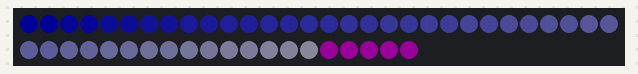
Simulated run of this sketch. Board: Arduino Uno, built with avr-gcc and run on an emulated ATmega328P. On the bench: 50 RGB LEDs in strip order, left to right, continuing on the next row. Dim RGB values are drawn brighter than linear.

Above: at 2.65 s.
At 5.77 s:
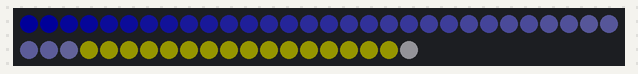
At 9.01 s:
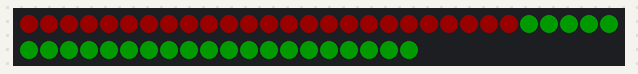
At 16.48 s:
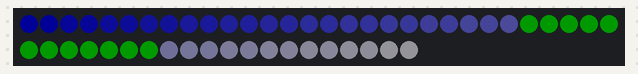
At 24.28 s:
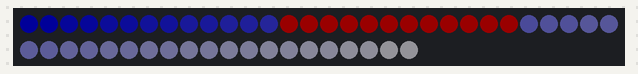
At 39.8 s:
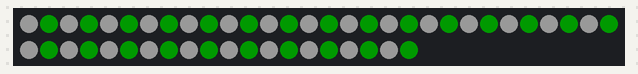

Measured:
- what the display in image 2 shows lasts 0.4 s, from 8.8 s to 9.2 s

The sketch:

LEDTest.ino
```cpp
#include "FastLED.h"

#define NUM_LEDS 50
#define DATA_PIN 6


#define PURPLE (CRGB(25,0,25))
#define GREEN (CRGB(0,25,0))
#define RED (CRGB(25,0,0))
#define YELLOW (CRGB(20,20,0))
#define ORANGE (CRGB(25, 10, 0))
#define DIMRED (CRGB(20,0,0))

//the above is how many ms is a sixteenth note
// BPM*4 = Sixteenths/min
// (BPM*4)/60000 = sixteenths/millisecond
// 60000/(BPM*4) = ms / sixteenths
// BPM for mad russian - 134
// 111.94, room for error? leap second?

unsigned long startTime;
float SIXTEENTH;

CRGB leds[NUM_LEDS];
CRGB gradient[NUM_LEDS];
CRGB rus[51];
int isOff = 0;


void setup() {
    SIXTEENTH = 111.94;

  for(int i=0;i<50;i+=2){
    rus[i] = RED;
    rus[i+1] = DIMRED;
  }
  rus[50] = RED;
	// sanity check delay - allows reprogramming if accidently blowing power w/leds
   	delay(2000);

    FastLED.addLeds<WS2811, DATA_PIN, RGB>(leds, NUM_LEDS);
    //fill_solid(leds, 50, CRGB(25,0,0));

    //Fill gradient array
//    double d;
//    for(int i=0; i<50;i++){
//      d = i/50.0;
//      gradient[i] = CRGB(25*d, 25*d, 25);
//    }
//    memcpy(leds, gradient, NUM_LEDS*sizeof(CRGB));
//
//
//    FastLED.show();
    delay(100);
}

void blink(int start, int num, CRGB color, unsigned long endTime){
  if(!color){
      memcpy(leds+start, gradient+start, num*sizeof(CRGB));
      FastLED.show();
     while(millis()-startTime<endTime){}
  }
  else{
    fill_solid(leds+start, num, color);
    FastLED.show();
    while(millis()-startTime<endTime){}
    memcpy(leds+start, gradient+start, num*sizeof(CRGB));
  }
}

void blinkgr(short left, unsigned long endTime){
    //assumption: num is even!
    if(left){
      fill_solid(leds, 25, CRGB(25, 0, 0));
      fill_solid(leds+25, 25, CRGB(0, 25, 0));
    }else{
      fill_solid(leds, 25, CRGB(0, 25, 0));
      fill_solid(leds+25, 25, CRGB(25, 0, 0));
    }
    FastLED.show();
    while(millis()-startTime<endTime){}
    memcpy(leds, gradient, 50*sizeof(CRGB));
}

void blinkgr2(short odd, CRGB color, unsigned long endTime){

  for(int i=0+odd; i<50; i+=2){
    leds[i] = color;
    leds[(i+1)%50] = CRGB(25,25,25);
  }
  FastLED.show();
  while(millis()-startTime<endTime){}
  memcpy(leds, gradient, 50*sizeof(CRGB));
}
void turnOff(){
  if(!isOff){
    for(int i=0; i<50; i++){
      leds[i] = CRGB(0,0,0);
    }
    FastLED.show();
    isOff=1;
  }
}
unsigned long nextBeat;


void loop() {
//  turnOff();
//  return;
   double d;
   for(int i=0; i<50;i++){
      d = i/50.0;
      gradient[i] = CRGB(25*d, 25*d, 25);
    }
    memcpy(leds, gradient, NUM_LEDS*sizeof(CRGB));

  startTime = millis();
  nextBeat = 0;


    measure1();
    measure2();
    measure3();
    measure4();

    //MEASURES 5-7 ARE SAME AS MEASURES 1-3

    measure1();
    measure2();
    measure3();

    measure8();
    measure9();
    measure10();
    measure11();measure11();
    measure12();
    measure13();
//    delay(1000);
    //BEGIN RUSSIAN CHRISTMAS
     SIXTEENTH = 107.142857; //speeding up! Also more error D:
    memcpy(gradient, rus, 50*sizeof(CRGB));

    measure14();
    measure15();
}


//below code is first pass, can be compactified
void measure1(){

  nextBeat += SIXTEENTH;
  blink(45, 5, PURPLE, nextBeat);

  nextBeat += SIXTEENTH;
  blink(45, 5, 0,nextBeat );

  nextBeat += SIXTEENTH;
  blink(45, 5, PURPLE, nextBeat );

  nextBeat += SIXTEENTH;
  blink(40, 5, PURPLE, nextBeat );

  //longer notes
  nextBeat += 2*SIXTEENTH;
  blink(45, 5, PURPLE, nextBeat );

  nextBeat += 2*SIXTEENTH;
  blink(40, 10, PURPLE, nextBeat );

  nextBeat += 2*SIXTEENTH;
  blink(30, 10, PURPLE, nextBeat );

  nextBeat += 2*SIXTEENTH;
  blink(20, 10, PURPLE, nextBeat );

  nextBeat += 2*SIXTEENTH;
  blink(10, 10, PURPLE, nextBeat );

  nextBeat += 2*SIXTEENTH;
  blinkgr(0, nextBeat );

}

void measure2(){
  //shorter notes

  nextBeat += SIXTEENTH;
  blink(35, 5, PURPLE, nextBeat);

  nextBeat += SIXTEENTH;
  blink(35, 5, 0,nextBeat );

  nextBeat += SIXTEENTH;
  blink(35, 5, PURPLE, nextBeat );

  nextBeat += SIXTEENTH;
  blink(30, 5, PURPLE, nextBeat );

  //longer notes
  nextBeat += 2*SIXTEENTH;
  blink(35, 5, PURPLE, nextBeat );

  nextBeat += 2*SIXTEENTH;
  blink(30, 10, PURPLE, nextBeat );

  nextBeat += 2*SIXTEENTH;
  blink(20, 10, PURPLE, nextBeat );

  nextBeat += 2*SIXTEENTH;
  blink(10, 10, PURPLE, nextBeat );

  nextBeat += 2*SIXTEENTH;
  blink(0, 10, PURPLE, nextBeat );

  nextBeat += 2*SIXTEENTH;
  blinkgr2(1, GREEN, nextBeat );

}

void measure3(){

  nextBeat += 2*SIXTEENTH;
  blink(33, 16, YELLOW, nextBeat );
  nextBeat += 2*SIXTEENTH;
  blinkgr2(0, RED, nextBeat);
  nextBeat += 2*SIXTEENTH;
  blink(17, 16, YELLOW, nextBeat );
  nextBeat += 2*SIXTEENTH;
  blinkgr2(1, GREEN, nextBeat);
  nextBeat += 2*SIXTEENTH;
  blink(1, 16, YELLOW, nextBeat );
  nextBeat += 2*SIXTEENTH;
  blinkgr2(0, RED, nextBeat);
  nextBeat += 2*SIXTEENTH;
  blink(17, 16, YELLOW, nextBeat );
  nextBeat += 2*SIXTEENTH;
  blinkgr2(1, GREEN, nextBeat);
}
void measure4(){
  nextBeat += 2*SIXTEENTH;
  blink(33, 16, YELLOW, nextBeat );
  nextBeat += 2*SIXTEENTH;
  blinkgr2(0, RED, nextBeat);
  nextBeat += 2*SIXTEENTH;
  blink(1, 16, YELLOW, nextBeat );
  nextBeat += 2*SIXTEENTH;
  blinkgr2(1, GREEN, nextBeat);
  nextBeat += 2*SIXTEENTH;
  blink(17, 16, YELLOW, nextBeat );
  nextBeat += 2*SIXTEENTH;
  blinkgr(0,  nextBeat);
  nextBeat += 4*SIXTEENTH;
  blinkgr(1, nextBeat);


}

void measure8(){
  nextBeat += 2*SIXTEENTH;
  blink(33, 16, GREEN, nextBeat );
   nextBeat += 2*SIXTEENTH;
  blink(33, 16, RED, nextBeat);
  nextBeat += 2*SIXTEENTH;
  blink(17, 16, GREEN, nextBeat );
  nextBeat += 2*SIXTEENTH;
  blink(17, 16, RED, nextBeat);
  nextBeat += 2*SIXTEENTH;
  blink(1, 16, GREEN, nextBeat );
  nextBeat += 2*SIXTEENTH;
  blink(1, 16, RED, nextBeat);
  nextBeat += 2*SIXTEENTH;
  blink(37, 12, GREEN, nextBeat );
  nextBeat += 2*SIXTEENTH;
  blink(37, 12, RED, nextBeat);

}

void measure9(){

  nextBeat += 2*SIXTEENTH;
  blink(25, 12, GREEN, nextBeat );
  nextBeat += 2*SIXTEENTH;
  blink(25, 12, RED, nextBeat);
  nextBeat += 2*SIXTEENTH;
  blink(13, 12, GREEN, nextBeat );
  nextBeat += 2*SIXTEENTH;
  blink(13, 12, RED, nextBeat);
  nextBeat += 2*SIXTEENTH;
  blink(1, 12, GREEN, nextBeat );
  nextBeat += 2*SIXTEENTH;
  blink(1, 12, RED, nextBeat);
  nextBeat += 2*SIXTEENTH;
  blink(13, 12, GREEN, nextBeat );
  nextBeat += 2*SIXTEENTH;
  blink(13, 12, RED, nextBeat);

}

void measure10(){

  nextBeat += 2*SIXTEENTH;
  blink(25, 12, GREEN, nextBeat );
  nextBeat += 2*SIXTEENTH;
  blink(25, 12, RED, nextBeat);
  nextBeat += 2*SIXTEENTH;
  blink(13, 12, GREEN, nextBeat );
  nextBeat += 2*SIXTEENTH;
  blink(13, 12, RED, nextBeat);
  nextBeat += 2*SIXTEENTH;
  blink(1, 12, GREEN, nextBeat );
  nextBeat += 2*SIXTEENTH;
  blink(1, 12, RED, nextBeat);
  nextBeat += 2*SIXTEENTH;
  blink(25, 12, GREEN, nextBeat );
  nextBeat += 2*SIXTEENTH;
  blink(25, 12, RED, nextBeat);

}

void measure11(){
  nextBeat += 2*SIXTEENTH;
  blink(13, 12, GREEN, nextBeat );
  nextBeat += 2*SIXTEENTH;
  blink(13, 12, RED, nextBeat);
   nextBeat += 2*SIXTEENTH;
  blink(37, 12, GREEN, nextBeat );
  nextBeat += 2*SIXTEENTH;
  blink(37, 12, RED, nextBeat);
  nextBeat += 2*SIXTEENTH;
  blink(25, 12, GREEN, nextBeat );
  nextBeat += 2*SIXTEENTH;
  blink(25, 12, RED, nextBeat);
   nextBeat += 2*SIXTEENTH;
  blink(1, 12, GREEN, nextBeat );
  nextBeat += 2*SIXTEENTH;
  blink(1, 12, RED, nextBeat);
}
void measure12(){
   for(int i=0;i<2;i++){
      nextBeat += 2*SIXTEENTH;
      blink(25, 12, GREEN, nextBeat );
      nextBeat += 2*SIXTEENTH;
      blink(25, 12, RED, nextBeat);
      nextBeat += 2*SIXTEENTH;
      blink(13, 12, GREEN, nextBeat );
      nextBeat += 2*SIXTEENTH;
      blink(13, 12, RED, nextBeat);
   }

}
void measure13(){
  nextBeat += 2*SIXTEENTH;
  blink(25, 12, GREEN, nextBeat );
  nextBeat += 2*SIXTEENTH;
  blink(25, 12, RED, nextBeat);
   nextBeat += 2*SIXTEENTH;
  blink(13, 12, GREEN, nextBeat );
  nextBeat += 2*SIXTEENTH;
  blink(13, 12, RED, nextBeat);
  nextBeat += 2*SIXTEENTH;
  blink(25, 12, GREEN, nextBeat );
  nextBeat += 2*SIXTEENTH;
  blinkgr(1, nextBeat );
  nextBeat+=4*SIXTEENTH;
  blinkgr(0, nextBeat);
}

void measure14(){


  byte mod = 0;

    for(int i=0; i<3; i++){
      memcpy(leds, rus+mod, 50*sizeof(CRGB));
      mod = (mod+1)%2;

      nextBeat += SIXTEENTH;
      blink(1, 8, YELLOW, nextBeat);
      nextBeat += SIXTEENTH;
      blink(1, 8, CRGB(10,10,0), nextBeat);
    }

      memcpy(leds, rus+mod, 50*sizeof(CRGB));
      mod = (mod+1)%2;
    nextBeat += 2*SIXTEENTH;
    blink(9, 8, YELLOW, nextBeat);

    for(int i=0; i<3; i++){
      memcpy(leds, rus+mod, 50*sizeof(CRGB));
      mod = (mod+1)%2;
      nextBeat += SIXTEENTH;
      blink(17, 8, YELLOW, nextBeat);
      nextBeat += SIXTEENTH;
      blink(17, 8, CRGB(10,10,0), nextBeat);
    }

      memcpy(leds, rus+mod, 50*sizeof(CRGB));
      mod = (mod+1)%2;
    nextBeat += 2*SIXTEENTH;
    blink(25, 8, YELLOW, nextBeat);


    for(int i=0; i<3; i++){
      memcpy(leds, rus+mod, 50*sizeof(CRGB));
      mod = (mod+1)%2;
      nextBeat += SIXTEENTH;
      blink(33, 8, YELLOW, nextBeat);
      nextBeat += SIXTEENTH;
      blink(33, 8, CRGB(10,10,0), nextBeat);

    }
      memcpy(leds, rus+mod, 50*sizeof(CRGB));
      mod = (mod+1)%2;
    nextBeat += 2*SIXTEENTH;
    blink(41, 8, YELLOW, nextBeat);

    for(int i=0; i<3; i++){
      memcpy(leds, rus+mod, 50*sizeof(CRGB));
      mod = (mod+1)%2;
      nextBeat += SIXTEENTH;
      blink(33, 8, YELLOW, nextBeat);
      nextBeat += SIXTEENTH;
      blink(33, 8, CRGB(10,10,0), nextBeat);

    }
      memcpy(leds, rus+mod, 50*sizeof(CRGB));
      mod = (mod+1)%2;
    nextBeat += 2*SIXTEENTH;
    blink(25, 8, YELLOW, nextBeat);

    for(int i=0; i<3; i++){
       memcpy(leds, rus+mod, 50*sizeof(CRGB));
      mod = (mod+1)%2;
      nextBeat += SIXTEENTH;
      blink(17, 8, YELLOW, nextBeat);
      nextBeat += SIXTEENTH;
      blink(17, 8, CRGB(10,10,0), nextBeat);

    }
      memcpy(leds, rus+mod, 50*sizeof(CRGB));
      mod = (mod+1)%2;
    nextBeat += 2*SIXTEENTH;
    blink(25, 8, YELLOW, nextBeat);

    for(int i=0; i<3; i++){
      memcpy(leds, rus+mod, 50*sizeof(CRGB));
      mod = (mod+1)%2;
      nextBeat += SIXTEENTH;
      blink(17, 8, YELLOW, nextBeat);
      nextBeat += SIXTEENTH;
      blink(17, 8, CRGB(10,10,0), nextBeat);

    }
      memcpy(leds, rus+mod, 50*sizeof(CRGB));
      mod = (mod+1)%2;
    nextBeat += 2*SIXTEENTH;
    blink(9, 8, YELLOW, nextBeat);
}
void measure15(){
  byte mod=0;
    for(int i=0; i<3; i++){
      memcpy(leds, rus+mod, 50*sizeof(CRGB));
      mod = (mod+1)%2;
      nextBeat += SIXTEENTH;
      blink(1, 8, YELLOW, nextBeat);
      nextBeat += SIXTEENTH;
      blink(1, 8, CRGB(10,10,0), nextBeat);

    }
      memcpy(leds, rus+mod, 50*sizeof(CRGB));
      mod = (mod+1)%2;
    nextBeat += 2*SIXTEENTH;
    blink(9, 8, YELLOW, nextBeat);

    for(int i=0; i<3; i++){
      memcpy(leds, rus+mod, 50*sizeof(CRGB));
      mod = (mod+1)%2;
      nextBeat += SIXTEENTH;
      blink(1, 8, YELLOW, nextBeat);
      nextBeat += SIXTEENTH;
      blink(1, 8, CRGB(10,10,0), nextBeat);

    }
      memcpy(leds, rus+mod, 50*sizeof(CRGB));
      mod = (mod+1)%2;
    nextBeat += 2*SIXTEENTH;
    blink(9, 8, YELLOW, nextBeat);

}
```
